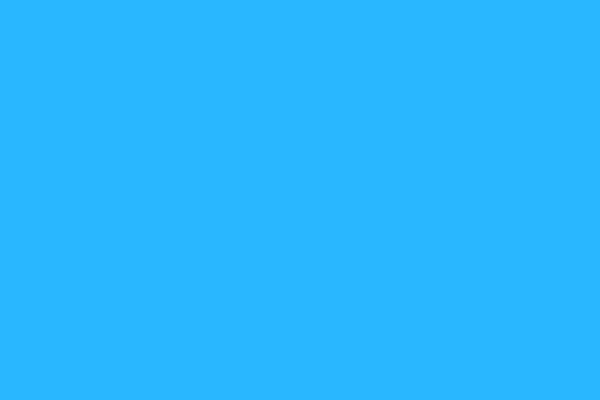
Frame 1 (no input)
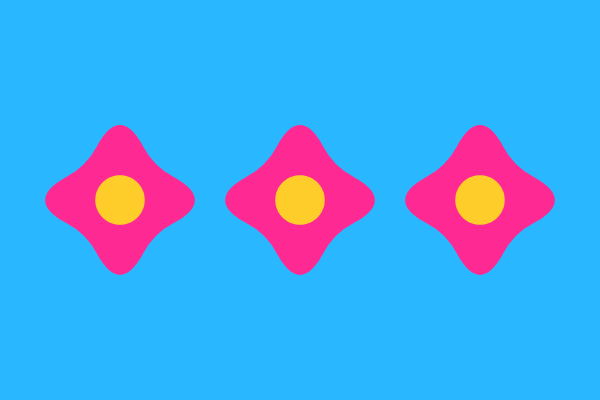
Frame 60 (no input)
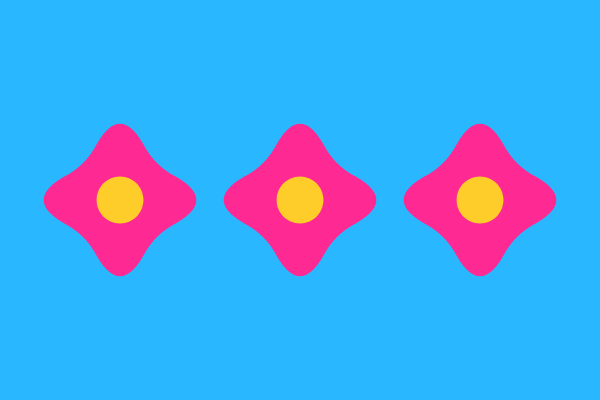
Frame 120 (the mouse pressed at the canvas centre since frame 60)

The p5.js sketch that drew these frames (run headless with seeded random() and noise() and a simulated clock; from frame 60 on, the mouse is pressed at the canvas centre):

// p5.js sketch
// ── sketch.js

// fix flower animation
// make each flower a tile with the flower as a cutout,
// make control points and anchors based on tile width

let flowers = []

function setup() {
  createCanvas(600, 400);
  colorMode(HSL)
  background(200, 100, 58)
  noStroke()
  
  let amount = 3
  
  for (let i = 0; i < amount; i++) {
    let w = round(((i + 1 % amount) * 0.3) - 0.1, 2)
    console.log(w)
    const petals = 8
    flowers.push(new Flower(0.8, w, 0.5, petals))}

}

function draw() {
  background(200, 100, 58)

  flowers.forEach(flower => {
    flower.update()
    flower.drawFlower()
  })
   
}


class Flower {
  constructor(mult, posW, posH, petals, ) {
    this.anchors = []
    this.controls = []
    this.centerPoints = []
    this.mult = mult
    this.posW = posW
    this.posH = posH
    this.petals = petals
  }
  
   createAnchors() {
  this.anchors = []
  let vertices = this.petals * 2;
  let spacing = 360 / vertices
  let first = []
  
  for (let i = 0; i < vertices; i++) {
    let angle = i * spacing
    let r = random(52, 54) * this.mult
    let r2 = sin(frameCount) * 1.2 + width/8 * this.mult
   
    let x = cos(radians(angle)) * r2
    let y = sin(radians(angle)) * r2
    if (i === 1) {
      first.push(x,y)
     
    }
      if (i % 2) {
        this.anchors.push([x,y])
    } 
    
  }
  this.anchors.push([first[0], first[1]])
  
}

 createControls() {
  this.controls = []
  let vertices = this.petals;
  let spacing = 360 / vertices
  
  for (let i = 0; i < vertices + 1; i++) {
    let angle = i * spacing
    let r 
    let r2
    if (i % 2) {
      r = random(40,44) * this.mult
      r2 = sin(frameCount) + width * 0.1 * this.mult
      
    } else {
      r = random(78,82) * this.mult
      r2 = sin(frameCount) + width * 0.2 * this.mult
    }
    
    const x = cos(radians(angle)) * r2
    const y = sin(radians(angle)) * r2
    this.controls.push([x,y])
  }
}

 createCenter() {
  this.centerPoints = []
  const vertices = 60
  const spacing = 360/vertices
  for(let i = 0; i < vertices; i++) {
     let r = random(30,30.4) * this.mult
     let r2 = sin(frameCount) * -1 + 30 * this.mult
  
    const angle = spacing * i
    const x = cos(radians(angle)) * r2
    const y = sin(radians(angle)) * r2
    this.centerPoints.push([x,y])
  }
}

 drawFlower() {
  push()
   translate(width*this.posW, height*this.posH)
   fill(330, 100, 58)

   beginShape()
   for(let i = 0; i < this.anchors.length; i++) {
      let anchor = this.anchors[i]
      let control = this.controls[i]
      if (i === 0) {
        vertex(anchor[0], anchor[1])
      } else {
        quadraticVertex(control[0], control[1], anchor[0], anchor[1])
      }
    }
    endShape()

    fill(46, 100, 58)
    beginShape()
    for(let i = 0; i < this.centerPoints.length; i++) {
      const centerPoint = this.centerPoints[i]
      vertex(centerPoint[0],centerPoint[1])
    }
    endShape()
  pop()

}
  
  update() {
    if (frameCount % 24 === 0) {
      this.createAnchors()
      this.createControls()
      this.createCenter()
      }
  }
 
}
